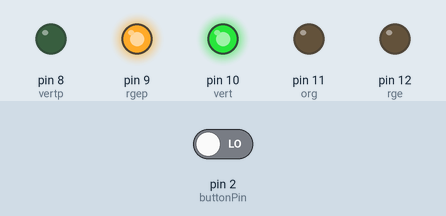
Recording of a sketch running on a simulated Arduino Uno, built with avr-gcc and run on an emulated ATmega328P. On the bench: output pins drawn as LEDs (lit = HIGH). Inputs (shaded band) come from the test bench; at power-on: pin 2 (buttonPin) LOW.

Above: at 14.8 s.
14.9 s: pin 2 (buttonPin) driven HIGH
At 19.0 s:
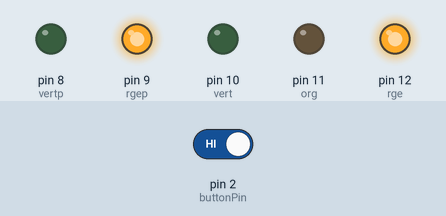
At 25.6 s:
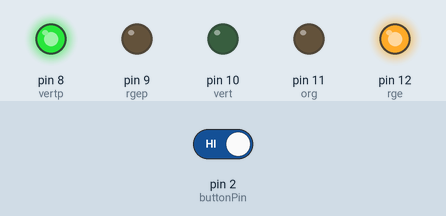
Timing chart, 0 to 42.5 s (numbered marks = the images above; inputs shaded):
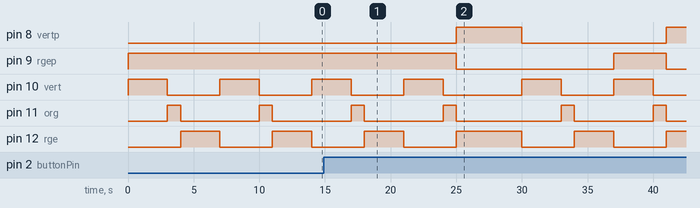

The sketch:

TP2-ANASTEMO.ino
```cpp
/*
  Feux Tricolores et Feux Pietons TP2
  FUN MOOC
  Anas Temouden

Feu tricolore : même consigne que la semaine dernière
- Une LED verte (branchée sur la broche 10) allumée pendant 3 secondes (c'est la première LED à s'allumer)
- Puis une LED orange (branchée sur la broche 11) allumée pendant 1 seconde
- Enfin, une LED rouge (branchée sur la broche 12) allumée pendant 3 secondes

Feu bicolore (piéton)
- Le feu piéton est constamment rouge (rouge→broche 9 et vert→ broche 8) tant que le bouton (broche 2) n'est pas appuyé

Si le bouton est maintenu appuyé pendant que le feu voiture est au vert, alors le feu tricolore passe au orange allumé pendant 1 seconde puis rouge pendant 5 secondes durant lesquelles le feu vert piéton passe au vert.
Après ces 5 secondes, le feu piéton repasse au rouge et le fonctionnement normal reprend (à partir du vert pour le feu tricolore)
 */
 // Initialisation des constantes :
const  int vertp=8;// Numéro de la broche à laquelle est connectée la LED VERT PIETON
const  int rgep=9;// Numéro de la broche à laquelle est connectée la LED ROUGE PIETON
const  int vert=10;// Numéro de la broche à laquelle est connectée la LED ROUGE
const  int org=11;// Numéro de la broche à laquelle est connectée la LED ORANGE
const  int rge=12;// Numéro de la broche à laquelle est connectée la LED VERT
const  int buttonPin=2;// Numéro de la broche à laquelle est connecté le bouton poussoir

// Déclaration des variables :
int buttonState = 0; // variable qui sera utilisée pour stocker l'état du bouton

// le code dans cette fonction est exécuté une fois au début
 void setup() {
  pinMode(vertp, OUTPUT);// indique que la broche vertp est une sortie :
  pinMode(rgep, OUTPUT);// indique que la broche rgep est une sortie :
  pinMode(vert, OUTPUT);  // indique que la broche vert est une sortie :
  pinMode(org, OUTPUT);// indique que la broche org est une sortie :
  pinMode(rge, OUTPUT);// indique que la broche rge est une sortie :
  pinMode(buttonPin, INPUT);// indique que la broche buttonPin est une sortie :

}

// le code dans cette fonction est exécuté en boucle
void loop() {

 buttonState = digitalRead(buttonPin);// lit l'état du bouton et stocke le résultat dans buttonState :

digitalWrite(rgep,HIGH); // on allume la LED ROUGE PIETON
digitalWrite(vert, HIGH);// on allume la LED VERT
delay(3000);// attendre 3000ms = 3s
digitalWrite(vert, LOW);// on éteint la LED VERT

  // Si buttonState est à 5V (HIGH→bouton appuyé)

if ( buttonState == HIGH )

  {
digitalWrite(org, HIGH);// on allume la LED ORANGE
delay(1000);// attendre 1000ms = 1s
digitalWrite(org, LOW);// on éteint la LED ORANGE

digitalWrite(rgep, LOW);// on éteint la LED ROUGE PIETON

digitalWrite(rge, HIGH);// on allume la LED ROUGE

digitalWrite(vertp, HIGH);// on allume la LED VERT PIETON
delay(5000);// attendre 5000ms = 5s
digitalWrite(rge, LOW);// on éteint la LED ROUGE
digitalWrite(vertp, LOW);// on éteint la LED VERT PIETON

digitalWrite(vert, HIGH);// on allume la LED VERT
delay(3000);  // attendre 3000ms = 3s
digitalWrite(vert, LOW);// on éteint la LED VERT
}


digitalWrite(org, HIGH);// on allume la LED ORANGE
delay(1000);// attendre 1000ms = 1s
digitalWrite(org, LOW);
digitalWrite(rge, HIGH);// on allume la LED ROUGE
delay(3000);// attendre 3000ms = 3s
digitalWrite(rge, LOW); // on éteint la LED ROUGE


}
```

Measured:
- after the input at 14.9 s, pin 8 (vertp): LOW → HIGH after 10.1 s, → LOW 5.0 s later, → HIGH 11.0 s later; pin 9 (rgep): HIGH → LOW after 10.1 s, → HIGH 12.0 s later, → LOW 4.0 s later
